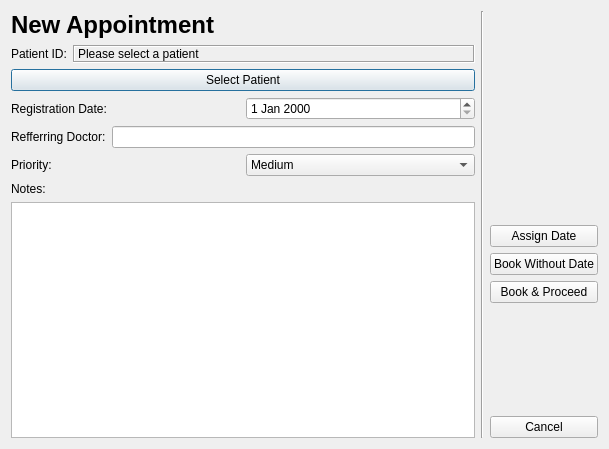
<?xml version="1.0" encoding="UTF-8"?>
<ui version="4.0">
 <class>Dialog</class>
 <widget class="QDialog" name="Dialog">
  <property name="geometry">
   <rect>
    <x>0</x>
    <y>0</y>
    <width>609</width>
    <height>449</height>
   </rect>
  </property>
  <property name="windowTitle">
   <string>Dialog</string>
  </property>
  <layout class="QHBoxLayout" name="horizontalLayout_5">
   <item>
    <layout class="QVBoxLayout" name="verticalLayout_4">
     <item>
      <widget class="QLabel" name="label">
       <property name="text">
        <string>&lt;html&gt;&lt;head/&gt;&lt;body&gt;&lt;p&gt;&lt;span style=&quot; font-size:18pt; font-weight:600;&quot;&gt;New Appointment&lt;/span&gt;&lt;/p&gt;&lt;/body&gt;&lt;/html&gt;</string>
       </property>
      </widget>
     </item>
     <item>
      <layout class="QVBoxLayout" name="verticalLayout">
       <item>
        <layout class="QHBoxLayout" name="horizontalLayout">
         <item>
          <widget class="QLabel" name="label_2">
           <property name="text">
            <string>Patient ID:</string>
           </property>
           <property name="buddy">
            <cstring>buttonPatientSelect</cstring>
           </property>
          </widget>
         </item>
         <item>
          <widget class="QLabel" name="labelPatientID">
           <property name="sizePolicy">
            <sizepolicy hsizetype="Preferred" vsizetype="Preferred">
             <horstretch>1</horstretch>
             <verstretch>0</verstretch>
            </sizepolicy>
           </property>
           <property name="frameShape">
            <enum>QFrame::Box</enum>
           </property>
           <property name="frameShadow">
            <enum>QFrame::Sunken</enum>
           </property>
           <property name="text">
            <string>Please select a patient</string>
           </property>
           <property name="textFormat">
            <enum>Qt::PlainText</enum>
           </property>
          </widget>
         </item>
        </layout>
       </item>
       <item>
        <widget class="QPushButton" name="buttonPatientSelect">
         <property name="text">
          <string>Select Patient</string>
         </property>
        </widget>
       </item>
      </layout>
     </item>
     <item>
      <layout class="QHBoxLayout" name="horizontalLayout_2">
       <item>
        <widget class="QLabel" name="label_3">
         <property name="text">
          <string>Registration Date:</string>
         </property>
        </widget>
       </item>
       <item>
        <widget class="QDateEdit" name="dateEdit"/>
       </item>
      </layout>
     </item>
     <item>
      <layout class="QHBoxLayout" name="horizontalLayout_3">
       <item>
        <widget class="QLabel" name="label_4">
         <property name="text">
          <string>Refferring Doctor:</string>
         </property>
         <property name="buddy">
          <cstring>txtRefDoc</cstring>
         </property>
        </widget>
       </item>
       <item>
        <widget class="QLineEdit" name="txtRefDoc"/>
       </item>
      </layout>
     </item>
     <item>
      <layout class="QHBoxLayout" name="horizontalLayout_4">
       <item>
        <widget class="QLabel" name="label_5">
         <property name="text">
          <string>Priority:</string>
         </property>
         <property name="buddy">
          <cstring>cbxPriority</cstring>
         </property>
        </widget>
       </item>
       <item>
        <widget class="QComboBox" name="cbxPriority">
         <property name="currentIndex">
          <number>1</number>
         </property>
         <item>
          <property name="text">
           <string>Urgent</string>
          </property>
         </item>
         <item>
          <property name="text">
           <string>Medium</string>
          </property>
         </item>
         <item>
          <property name="text">
           <string>Low</string>
          </property>
         </item>
        </widget>
       </item>
      </layout>
     </item>
     <item>
      <layout class="QVBoxLayout" name="verticalLayout_2">
       <item>
        <widget class="QLabel" name="label_6">
         <property name="text">
          <string>Notes:</string>
         </property>
         <property name="buddy">
          <cstring>txtNotes</cstring>
         </property>
        </widget>
       </item>
       <item>
        <widget class="QTextEdit" name="txtNotes"/>
       </item>
      </layout>
     </item>
    </layout>
   </item>
   <item>
    <widget class="Line" name="line">
     <property name="orientation">
      <enum>Qt::Vertical</enum>
     </property>
    </widget>
   </item>
   <item>
    <layout class="QVBoxLayout" name="verticalLayout_5">
     <item>
      <spacer name="verticalSpacer_2">
       <property name="orientation">
        <enum>Qt::Vertical</enum>
       </property>
       <property name="sizeHint" stdset="0">
        <size>
         <width>20</width>
         <height>40</height>
        </size>
       </property>
      </spacer>
     </item>
     <item>
      <layout class="QVBoxLayout" name="verticalLayout_3">
       <item>
        <widget class="QPushButton" name="buttonAssignDate">
         <property name="text">
          <string>Assign Date</string>
         </property>
        </widget>
       </item>
       <item>
        <widget class="QPushButton" name="buttonBookWithoutDate">
         <property name="text">
          <string>Book Without Date</string>
         </property>
        </widget>
       </item>
       <item>
        <widget class="QPushButton" name="buttonProceed">
         <property name="text">
          <string>Book &amp;&amp; Proceed</string>
         </property>
        </widget>
       </item>
       <item>
        <spacer name="verticalSpacer">
         <property name="orientation">
          <enum>Qt::Vertical</enum>
         </property>
         <property name="sizeHint" stdset="0">
          <size>
           <width>20</width>
           <height>40</height>
          </size>
         </property>
        </spacer>
       </item>
       <item>
        <widget class="QPushButton" name="buttonCancel">
         <property name="text">
          <string>Cancel</string>
         </property>
        </widget>
       </item>
      </layout>
     </item>
    </layout>
   </item>
  </layout>
 </widget>
 <resources/>
 <connections>
  <connection>
   <sender>buttonCancel</sender>
   <signal>clicked()</signal>
   <receiver>Dialog</receiver>
   <slot>close()</slot>
   <hints>
    <hint type="sourcelabel">
     <x>495</x>
     <y>338</y>
    </hint>
    <hint type="destinationlabel">
     <x>471</x>
     <y>289</y>
    </hint>
   </hints>
  </connection>
 </connections>
</ui>
